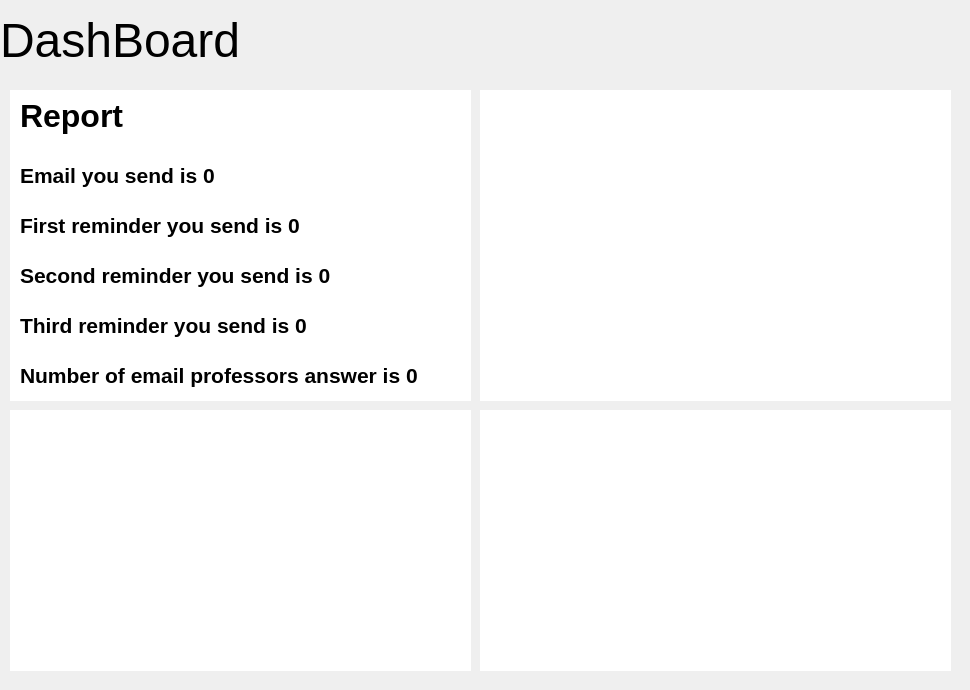
        <widget class="QWidget" name="page_Dashboard">
         <widget class="QWidget" name="widget_main" native="true">
          <property name="geometry">
           <rect>
            <x>0</x>
            <y>0</y>
            <width>961</width>
            <height>681</height>
           </rect>
          </property>
          <widget class="QWidget" name="widget_report" native="true">
           <property name="geometry">
            <rect>
             <x>10</x>
             <y>90</y>
             <width>461</width>
             <height>311</height>
            </rect>
           </property>
           <property name="styleSheet">
            <string notr="true">background-color:white</string>
           </property>
           <widget class="QLabel" name="lbl_report">
            <property name="geometry">
             <rect>
              <x>10</x>
              <y>0</y>
              <width>181</width>
              <height>51</height>
             </rect>
            </property>
            <property name="font">
             <font>
              <pointsize>24</pointsize>
              <bold>true</bold>
             </font>
            </property>
            <property name="styleSheet">
             <string notr="true">color:Black</string>
            </property>
            <property name="text">
             <string>Report</string>
            </property>
           </widget>
           <widget class="QLabel" name="lbl_send_emails">
            <property name="geometry">
             <rect>
              <x>10</x>
              <y>50</y>
              <width>431</width>
              <height>71</height>
             </rect>
            </property>
            <property name="font">
             <font>
              <pointsize>16</pointsize>
              <bold>true</bold>
             </font>
            </property>
            <property name="styleSheet">
             <string notr="true">color:Black</string>
            </property>
            <property name="text">
             <string>Email you send is 0</string>
            </property>
           </widget>
           <widget class="QLabel" name="lbl_first_reminder_send">
            <property name="geometry">
             <rect>
              <x>10</x>
              <y>100</y>
              <width>431</width>
              <height>71</height>
             </rect>
            </property>
            <property name="font">
             <font>
              <pointsize>16</pointsize>
              <bold>true</bold>
             </font>
            </property>
            <property name="styleSheet">
             <string notr="true">color:Black</string>
            </property>
            <property name="text">
             <string>First reminder you send is 0</string>
            </property>
           </widget>
           <widget class="QLabel" name="lbl_second_reminder_send">
            <property name="geometry">
             <rect>
              <x>10</x>
              <y>150</y>
              <width>441</width>
              <height>71</height>
             </rect>
            </property>
            <property name="font">
             <font>
              <pointsize>16</pointsize>
              <bold>true</bold>
             </font>
            </property>
            <property name="styleSheet">
             <string notr="true">color:Black</string>
            </property>
            <property name="text">
             <string>Second reminder you send is 0</string>
            </property>
           </widget>
           <widget class="QLabel" name="lbl_third_reminder_send">
            <property name="geometry">
             <rect>
              <x>10</x>
              <y>200</y>
              <width>431</width>
              <height>71</height>
             </rect>
            </property>
            <property name="font">
             <font>
              <pointsize>16</pointsize>
              <bold>true</bold>
             </font>
            </property>
            <property name="styleSheet">
             <string notr="true">color:Black</string>
            </property>
            <property name="text">
             <string>Third reminder you send is 0</string>
            </property>
           </widget>
           <widget class="QLabel" name="lbl_professors_answered">
            <property name="geometry">
             <rect>
              <x>10</x>
              <y>250</y>
              <width>431</width>
              <height>71</height>
             </rect>
            </property>
            <property name="font">
             <font>
              <pointsize>16</pointsize>
              <bold>true</bold>
             </font>
            </property>
            <property name="styleSheet">
             <string notr="true">color:Black</string>
            </property>
            <property name="text">
             <string>Number of email professors answer is 0</string>
            </property>
           </widget>
          </widget>
          <widget class="QWidget" name="widget_chart_answered_mail" native="true">
           <property name="geometry">
            <rect>
             <x>480</x>
             <y>90</y>
             <width>471</width>
             <height>311</height>
            </rect>
           </property>
           <property name="styleSheet">
            <string notr="true">background-color:white</string>
           </property>
           <widget class="QWidget" name="widget_professor_answered" native="true">
            <property name="geometry">
             <rect>
              <x>20</x>
              <y>-20</y>
              <width>421</width>
              <height>331</height>
             </rect>
            </property>
            <property name="sizePolicy">
             <sizepolicy hsizetype="Expanding" vsizetype="Expanding">
              <horstretch>0</horstretch>
              <verstretch>0</verstretch>
             </sizepolicy>
            </property>
           </widget>
          </widget>
          <widget class="QWidget" name="widget_7" native="true">
           <property name="geometry">
            <rect>
             <x>10</x>
             <y>410</y>
             <width>461</width>
             <height>261</height>
            </rect>
           </property>
           <property name="styleSheet">
            <string notr="true">background-color:white</string>
           </property>
           <widget class="QWidget" name="widget_send_email_remainEmail" native="true">
            <property name="geometry">
             <rect>
              <x>9</x>
              <y>-11</y>
              <width>451</width>
              <height>271</height>
             </rect>
            </property>
           </widget>
          </widget>
          <widget class="QWidget" name="widget_8" native="true">
           <property name="geometry">
            <rect>
             <x>480</x>
             <y>410</y>
             <width>471</width>
             <height>261</height>
            </rect>
           </property>
           <property name="styleSheet">
            <string notr="true">background-color:white</string>
           </property>
           <widget class="QWidget" name="widget_sended_mails" native="true">
            <property name="geometry">
             <rect>
              <x>-10</x>
              <y>-11</y>
              <width>451</width>
              <height>271</height>
             </rect>
            </property>
           </widget>
          </widget>
          <widget class="QLabel" name="label">
           <property name="geometry">
            <rect>
             <x>0</x>
             <y>0</y>
             <width>361</width>
             <height>81</height>
            </rect>
           </property>
           <property name="font">
            <font>
             <pointsize>36</pointsize>
            </font>
           </property>
           <property name="text">
            <string>DashBoard</string>
           </property>
          </widget>
         </widget>
        </widget>
